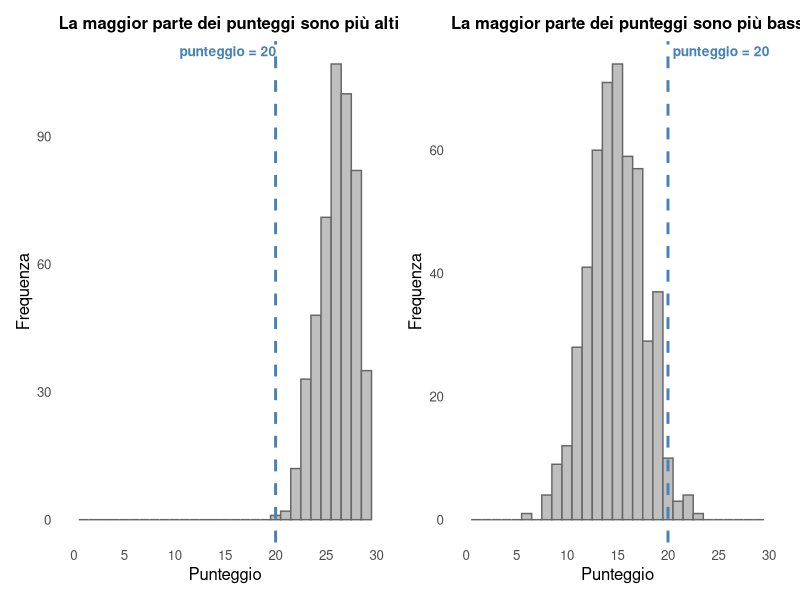
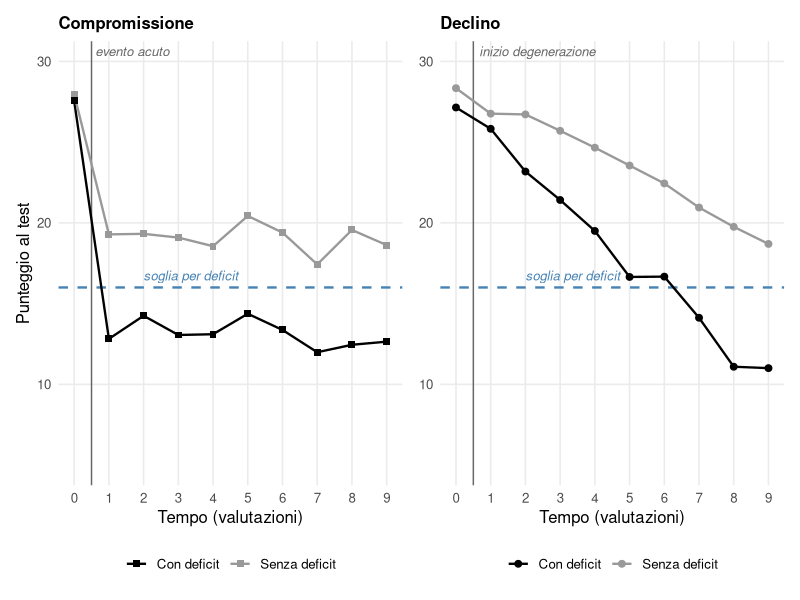
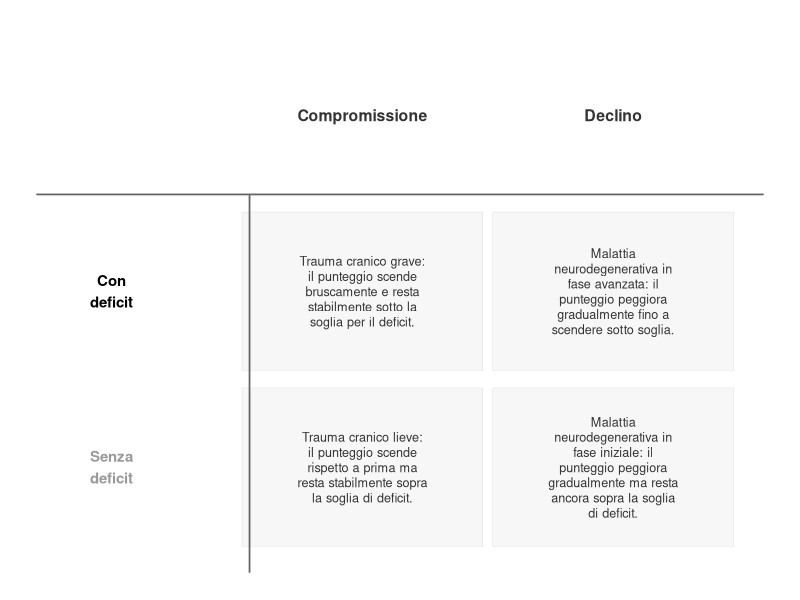
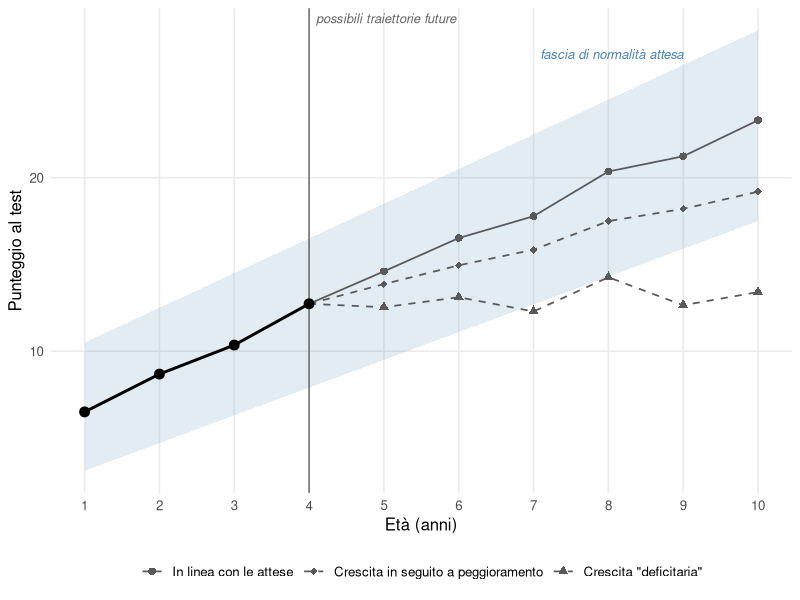

Here is the R script that generated these plots, in order:
## ---- chunk 1
#| label: fig-punteggio-20
#| echo: false
#| warning: false
#| message: false
#| fig-cap: "Lo stesso punteggio (20) con due significati opposti, a seconda della distribuzione dei punteggi nel gruppo di riferimento (dati simulati). A sinistra, un test in cui la maggior parte delle persone ottiene punteggi relativamente alti: 20 cade nella coda bassa della distribuzione. A destra, un test in cui la maggior parte delle persone ottiene punteggi intorno a 15, quindi più bassi: lo stesso punteggio di 20 sarebbe considerato molto alto."
#| fig-width: 9
#| fig-height: 4

library(ggplot2)
library(patchwork)

set.seed(42)
n <- 500

sim_facile <- data.frame(punteggio = rbinom(n, size = 30, prob = 0.87))
sim_difficile <- data.frame(punteggio = rbinom(n, size = 30, prob = 0.5))

tema_hist <- theme_minimal(base_size = 12) +
  theme(panel.grid.minor = element_blank(),
        panel.grid.major = element_blank(),
        plot.title = element_text(size = 12, face = "bold"))

evidenzia_20_dx <- list(
  geom_vline(xintercept = 20, colour = "steelblue", linewidth = 1, linetype = "dashed"),
  annotate("text", x = 20, y = Inf, label = "punteggio = 20", vjust = 1.5, hjust = -0.05,
           colour = "steelblue", fontface = "bold", size = 3.5),
  scale_x_continuous(limits = c(0, 30), breaks = seq(0, 30, 5)),
  labs(x = "Punteggio", y = "Frequenza")
)

evidenzia_20_sx <- list(
  geom_vline(xintercept = 20, colour = "steelblue", linewidth = 1, linetype = "dashed"),
  annotate("text", x = 10, y = Inf, label = "punteggio = 20", vjust = 1.5, hjust = -0.05,
           colour = "steelblue", fontface = "bold", size = 3.5),
  scale_x_continuous(limits = c(0, 30), breaks = seq(0, 30, 5)),
  labs(x = "Punteggio", y = "Frequenza")
)

p_facile <- ggplot(sim_facile, aes(x = punteggio)) +
  geom_histogram(binwidth = 1, boundary = -0.5, fill = "grey75", colour = "grey40") +
  evidenzia_20_sx +
  labs(title = "La maggior parte dei punteggi sono più alti") +
  tema_hist

p_difficile <- ggplot(sim_difficile, aes(x = punteggio)) +
  geom_histogram(binwidth = 1, boundary = -0.5, fill = "grey75", colour = "grey40") +
  evidenzia_20_dx +
  labs(title = "La maggior parte dei punteggi sono più bassi") +
  tema_hist

p_facile + p_difficile
## ---- chunk 2
#| label: fig-compromissione-declino
#| echo: false
#| warning: false
#| message: false
#| fig-cap: "Andamento simulato del punteggio a un test in dieci valutazioni ripetute nel tempo, per due casi di compromissione (a sinistra) e due casi di declino (a destra). La linea tratteggiata orizzontale indica la soglia per il deficit; la linea sottile verticale indica il momento dell'evento acuto (a sinistra) o dell'inizio della malattia degenerativa (a destra). A sinistra il punteggio, alto e simile nei due casi a $t_0$, scende bruscamente subito dopo e poi resta stabile (a parte le oscillazioni dovute all'errore di misurazione): il caso grigio resta sopra soglia (nessun deficit), il caso nero scende sotto soglia e vi resta (deficit). A destra il punteggio peggiora invece in modo graduale nelle valutazioni successive: il caso grigio non raggiunge mai la soglia, il caso nero la supera verso il basso ad un certo punto."
#| fig-width: 9
#| fig-height: 4.5

library(ggplot2)
library(patchwork)

set.seed(123)

# --- Parametro per includere (o no) l'errore di misurazione nel grafico ---
# Impostare FALSE per disegnare solo il punteggio "vero" sottostante, senza rumore
includi_errore_misura <- TRUE
sd_errore <- 0.8

# Funzione modulare: aggiunge (o no) l'errore di misurazione a una traiettoria di punteggi veri
aggiungi_errore_misura <- function(punteggio_vero, sd = sd_errore, includi = includi_errore_misura) {
  if (includi) {
    punteggio_vero + rnorm(length(punteggio_vero), mean = 0, sd = sd)
  } else {
    punteggio_vero
  }
}

soglia <- 16
n_tempi <- 10
tempi <- 0:(n_tempi - 1)

tema_traiettorie <- theme_minimal(base_size = 12) +
  theme(panel.grid.minor = element_blank(),
        plot.title = element_text(size = 12, face = "bold"),
        legend.position = "bottom")

soglia_layer <- list(
  geom_hline(yintercept = soglia, linetype = "dashed", colour = "steelblue", linewidth = 0.8),
  annotate("text", x = 2, y = soglia, label = "soglia per deficit", vjust = -0.7, hjust = 0,
           colour = "steelblue", fontface = "italic", size = 3.3)
)

colori_casi <- scale_colour_manual(values = c("Con deficit" = "black", "Senza deficit" = "grey60"))

# Linea sottile verticale che segna il momento dell'evento/inizio del peggioramento,
# posizionata subito dopo t0 (tra la prima e la seconda valutazione)
tempo_evento <- 0.5

evento_layer <- list(
  geom_vline(xintercept = tempo_evento, colour = "grey40", linewidth = 0.5),
  annotate("text", x = tempo_evento, y = Inf, label = "evento acuto", vjust = 1.5, hjust = -0.05,
           colour = "grey40", fontface = "italic", size = 3.3)
)

degenerazione_layer <- list(
  geom_vline(xintercept = tempo_evento, colour = "grey40", linewidth = 0.5),
  annotate("text", x = tempo_evento, y = Inf, label = "inizio degenerazione", vjust = 1.5, hjust = -0.05,
           colour = "grey40", fontface = "italic", size = 3.3)
)

# --- Pannello sinistro: compromissione (peggioramento improvviso e poi stabile) ---
vero_compr_deficit    <- c(28, rep(13, n_tempi - 1))
vero_compr_no_deficit <- c(27, rep(19, n_tempi - 1))

dat_compr <- data.frame(
  tempo = rep(tempi, 2),
  punteggio = c(aggiungi_errore_misura(vero_compr_deficit),
                aggiungi_errore_misura(vero_compr_no_deficit)),
  caso = rep(c("Con deficit", "Senza deficit"), each = n_tempi)
)

p_compr <- ggplot(dat_compr, aes(x = tempo, y = punteggio, colour = caso)) +
  soglia_layer +
  evento_layer +
  geom_line(linewidth = 0.8) +
  geom_point(size = 2, shape="square") +
  colori_casi +
  scale_x_continuous(breaks = tempi) +
  coord_cartesian(ylim = c(5, 30)) +
  labs(title = "Compromissione", x = "Tempo (valutazioni)", y = "Punteggio al test", colour = NULL) +
  tema_traiettorie

# --- Pannello destro: declino (peggioramento graduale e progressivo) ---
vero_decl_deficit    <- 28 - (tempi / (n_tempi - 1)) * 18
vero_decl_no_deficit <- 28 - (tempi / (n_tempi - 1)) * 9

dat_decl <- data.frame(
  tempo = rep(tempi, 2),
  punteggio = c(aggiungi_errore_misura(vero_decl_deficit),
                aggiungi_errore_misura(vero_decl_no_deficit)),
  caso = rep(c("Con deficit", "Senza deficit"), each = n_tempi)
)

p_decl <- ggplot(dat_decl, aes(x = tempo, y = punteggio, colour = caso)) +
  soglia_layer +
  degenerazione_layer +
  geom_line(linewidth = 0.8) +
  geom_point(size = 2) +
  colori_casi +
  scale_x_continuous(breaks = tempi) +
  coord_cartesian(ylim = c(5, 30)) +
  labs(title = "Declino", x = "Tempo (valutazioni)", y = NULL, colour = NULL) +
  tema_traiettorie

p_compr + p_decl  & theme(legend.position = "bottom")# + plot_layout(guides = "collect")
## ---- chunk 3
#| label: fig-tabella-compromissione-declino
#| echo: false
#| warning: false
#| message: false
#| fig-cap: "Sintesi delle quattro combinazioni illustrate nella @fig-compromissione-declino (compromissione/declino, con/senza deficit) relativi ad un disturbo acquisito, con un esempio clinico per ciascuna. Le colonne seguono lo stesso ordine della figura precedente; le etichette di riga riprendono gli stessi colori usati lì per i due casi (nero = con deficit, grigio = senza deficit)."
#| fig-width: 7.5
#| fig-height: 4

library(ggplot2)

# Contenuto della tabella: intestazioni di colonna, intestazioni di riga (colorate
# come nella @fig-compromissione-declino) e un esempio per ciascuna delle 4 celle
tabella_dat <- data.frame(
  x = c(1, 2, 0, 0, 1, 2, 1, 2),
  y = c(2, 2, 1, 0, 1, 1, 0, 0),
  tipo = c("intestazione_colonna", "intestazione_colonna",
           "intestazione_riga", "intestazione_riga",
           "cella", "cella", "cella", "cella"),
  colore = c("grey20", "grey20", "black", "grey60",
             "grey20", "grey20", "grey20", "grey20"),
  testo = c(
    "Compromissione", "Declino",
    "Con\ndeficit", "Senza\ndeficit",
    "Trauma cranico grave: il punteggio scende bruscamente e resta stabilmente sotto la soglia per il deficit.",
    "Malattia neurodegenerativa in fase avanzata: il punteggio peggiora gradualmente fino a scendere sotto soglia.",
    "Trauma cranico lieve: il punteggio scende rispetto a prima ma resta stabilmente sopra la soglia di deficit.",
    "Malattia neurodegenerativa in fase iniziale: il punteggio peggiora gradualmente ma resta ancora sopra la soglia di deficit."
  )
)

# Va a capo automatico del testo, solo per le celle di esempio (più lunghe)
tabella_dat$testo_wrap <- ifelse(
  tabella_dat$tipo == "cella",
  vapply(tabella_dat$testo, function(x) paste(strwrap(x, width = 24), collapse = "\n"), character(1)),
  tabella_dat$testo
)

celle_sfondo <- expand.grid(x = c(1, 2), y = c(0, 1))

ggplot() +
  geom_tile(data = celle_sfondo, aes(x = x, y = y), width = 0.96, height = 0.9,
            fill = "grey97", colour = "grey80") +
  geom_segment(aes(x = -0.3, xend = 2.6, y = 1.55, yend = 1.55), colour = "grey40", linewidth = 0.6) +
  geom_segment(aes(x = 0.55, xend = 0.55, y = -0.6, yend = 1.55), colour = "grey40", linewidth = 0.6) +
  geom_text(data = subset(tabella_dat, tipo == "cella"),
            aes(x = x, y = y, label = testo_wrap), size = 3.2, lineheight = 1, colour = "grey20") +
  geom_text(data = subset(tabella_dat, tipo == "intestazione_colonna"),
            aes(x = x, y = y, label = testo_wrap), size = 4, fontface = "bold", colour = "grey20") +
  geom_text(data = subset(tabella_dat, tipo == "intestazione_riga"),
            aes(x = x, y = y, label = testo_wrap, colour = colore), size = 3.8, fontface = "bold") +
  scale_colour_identity() +
  coord_cartesian(xlim = c(-0.3, 2.6), ylim = c(-0.6, 2.5), clip = "off") +
  theme_void()
## ---- chunk 4
#| label: fig-traiettoria-sviluppo
#| echo: false
#| warning: false
#| message: false
#| fig-cap: "Traiettoria di sviluppo simulata (linea nera, punti pieni) dalla valutazione a 1 anno fino alla valutazione più recente, a 4 anni. Da qui si diramano tre possibili traiettorie future ipotetiche, in grigio scuro e con linee più sottili di quella osservata: una in linea con la crescita attesa dal gruppo di riferimento (cerchi, linea continua), una con crescita più lenta ma ancora vicina alla soglia inferiore di normalità (diamanti, linea tratteggiata), e una con una crescita anomala, che scende subito sotto la fascia di normalità (triangoli, linea tratteggiata), indicando un possibile deficit nello sviluppo. La fascia colorata rappresenta l'intervallo di normalità (soglia superiore e inferiore) atteso in base al gruppo di riferimento, per ciascuna età."
#| fig-width: 7.5
#| fig-height: 5

library(ggplot2)

set.seed(100)

# --- Parametro per includere (o no) l'errore di misurazione nelle traiettorie ---
# Impostare FALSE per disegnare solo le traiettorie "vere" sottostanti, senza rumore
includi_errore_misura <- TRUE
sd_errore <- 0.6

# Funzione modulare: aggiunge (o no) l'errore di misurazione a una traiettoria di punteggi veri
aggiungi_errore_misura <- function(valori, sd = sd_errore, includi = includi_errore_misura) {
  if (includi) {
    valori + rnorm(length(valori), mean = 0, sd = sd)
  } else {
    valori
  }
}

eta <- 1:10
eta_diramazione <- 4   # ultima valutazione nota, da cui si "diramano" le traiettorie future

# Traiettoria attesa dal gruppo di riferimento, con fascia di normalità (soglie superiore e inferiore)
traiettoria_attesa <- 5 + 1.8 * eta
banda_ampiezza <- 3.5 + 0.2 * eta

dat_banda <- data.frame(
  eta = eta,
  attesa = traiettoria_attesa,
  soglia_sup = traiettoria_attesa + banda_ampiezza,
  soglia_inf = traiettoria_attesa - banda_ampiezza
)

# Traiettoria osservata (nera): sviluppo reale fino alla valutazione attuale
eta_oss <- 1:eta_diramazione
dat_oss <- data.frame(
  eta = eta_oss,
  punteggio = aggiungi_errore_misura(5 + 1.8 * eta_oss)
)

punto_diramazione <- dat_oss$punteggio[dat_oss$eta == eta_diramazione]

# Funzione modulare per costruire una traiettoria futura ipotetica, che parte dal punto di
# diramazione e cresce con un tasso "rate" rispetto alla crescita attesa dal gruppo di riferimento
# (rate = 1 significa crescita in linea con le attese, rate = 0 significa prestazione stabile)
costruisci_traiettoria_futura <- function(rate, etichetta) {
  eta_futuro <- (eta_diramazione + 1):max(eta)
  incremento_atteso <- (5 + 1.8 * eta_futuro) - (5 + 1.8 * eta_diramazione)
  valori_futuri <- aggiungi_errore_misura(punto_diramazione + rate * incremento_atteso)
  data.frame(
    eta = c(eta_diramazione, eta_futuro),
    punteggio = c(punto_diramazione, valori_futuri),
    traiettoria = etichetta
  )
}

dat_fut <- rbind(
  costruisci_traiettoria_futura(rate = 1.00, etichetta = "In linea con le attese"),
  costruisci_traiettoria_futura(rate = 0.6, etichetta = "Crescita in seguito a peggioramento"),
  costruisci_traiettoria_futura(rate = 0.02, etichetta = "Crescita \"deficitaria\"")
)
dat_fut$traiettoria <- factor(dat_fut$traiettoria,
                               levels = c("In linea con le attese", "Crescita in seguito a peggioramento", "Crescita \"deficitaria\""))

ggplot() +
  # Fascia di normalità attesa dal gruppo di riferimento (soglie superiore e inferiore)
  geom_ribbon(data = dat_banda, aes(x = eta, ymin = soglia_inf, ymax = soglia_sup),
              fill = "steelblue", alpha = 0.15) +
  annotate("text", x = 9, y = dat_banda$soglia_sup[dat_banda$eta == 9], label = "fascia di normalità attesa",
           hjust = 1, vjust = -0.6, colour = "steelblue", fontface = "italic", size = 3.3) +
  # Linea verticale sottile che segna la valutazione attuale, da cui si diramano le traiettorie future
  geom_vline(xintercept = eta_diramazione, colour = "grey40", linewidth = 0.5) +
  annotate("text", x = eta_diramazione, y = Inf, label = "possibili traiettorie future",
           vjust = 1.5, hjust = -0.05, colour = "grey40", fontface = "italic", size = 3.3) +
  # Tre traiettorie future ipotetiche (grigio scuro, più sottili della traiettoria osservata)
  geom_line(data = dat_fut, aes(x = eta, y = punteggio, linetype = traiettoria, group = traiettoria),
            colour = "grey35", linewidth = 0.6) +
  geom_point(data = dat_fut, aes(x = eta, y = punteggio, shape = traiettoria),
             colour = "grey35", size = 2.3) +
  # Traiettoria osservata (nera): sviluppo reale fino alla valutazione attuale
  geom_line(data = dat_oss, aes(x = eta, y = punteggio), colour = "black", linewidth = 1) +
  geom_point(data = dat_oss, aes(x = eta, y = punteggio), colour = "black", size = 3) +
  scale_linetype_manual(name = NULL, values = c("In linea con le attese" = "solid",
                                                 "Crescita in seguito a peggioramento" = "dashed",
                                                 "Crescita \"deficitaria\"" = "dashed")) +
  scale_shape_manual(name = NULL, values = c("In linea con le attese" = 16,
                                              "Crescita in seguito a peggioramento" = 18,
                                              "Crescita \"deficitaria\"" = 17)) +
  scale_x_continuous(breaks = eta) +
  labs(x = "Età (anni)", y = "Punteggio al test") +
  theme_minimal(base_size = 12) +
  theme(panel.grid.minor = element_blank(),
        legend.position = "bottom")
